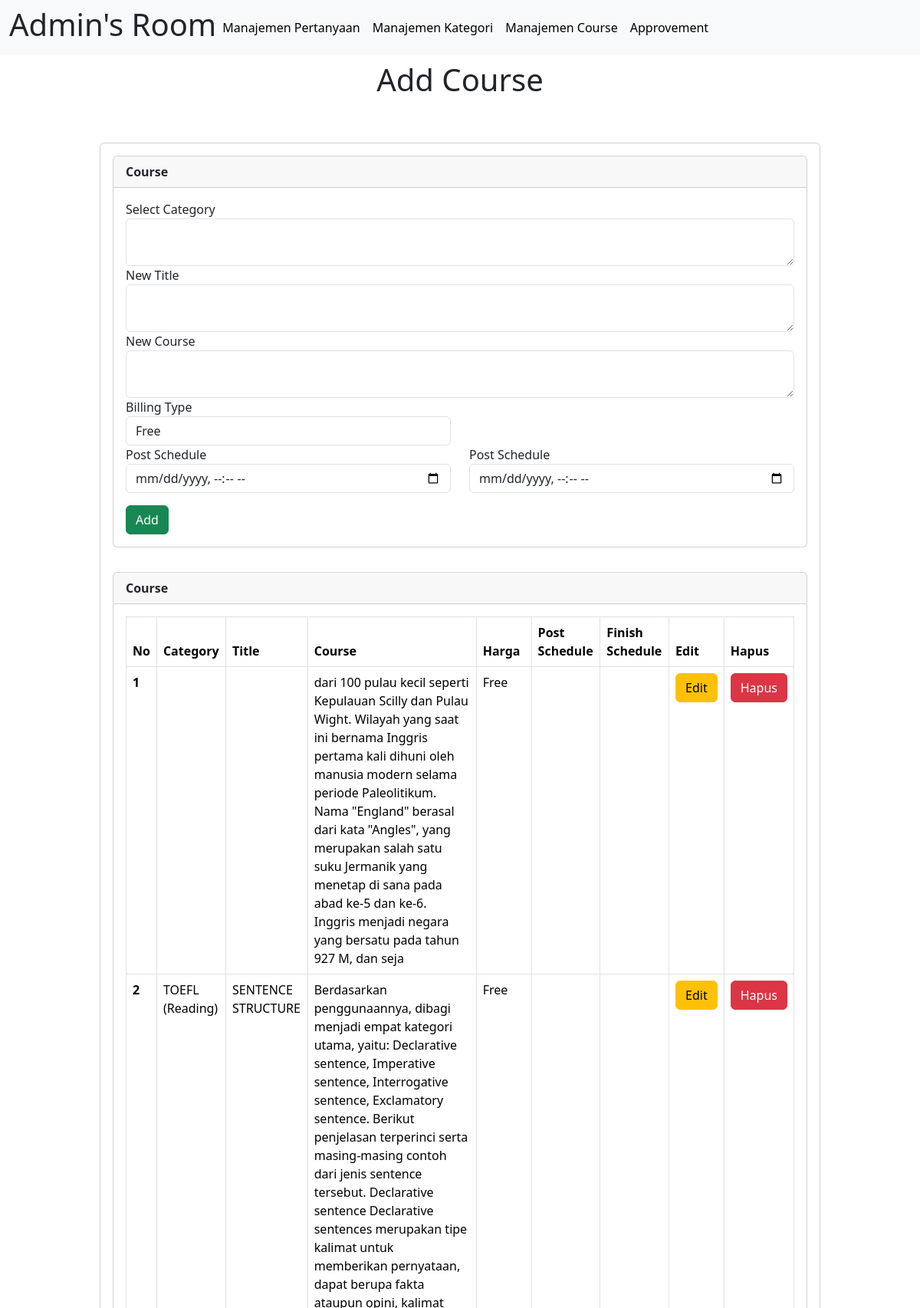
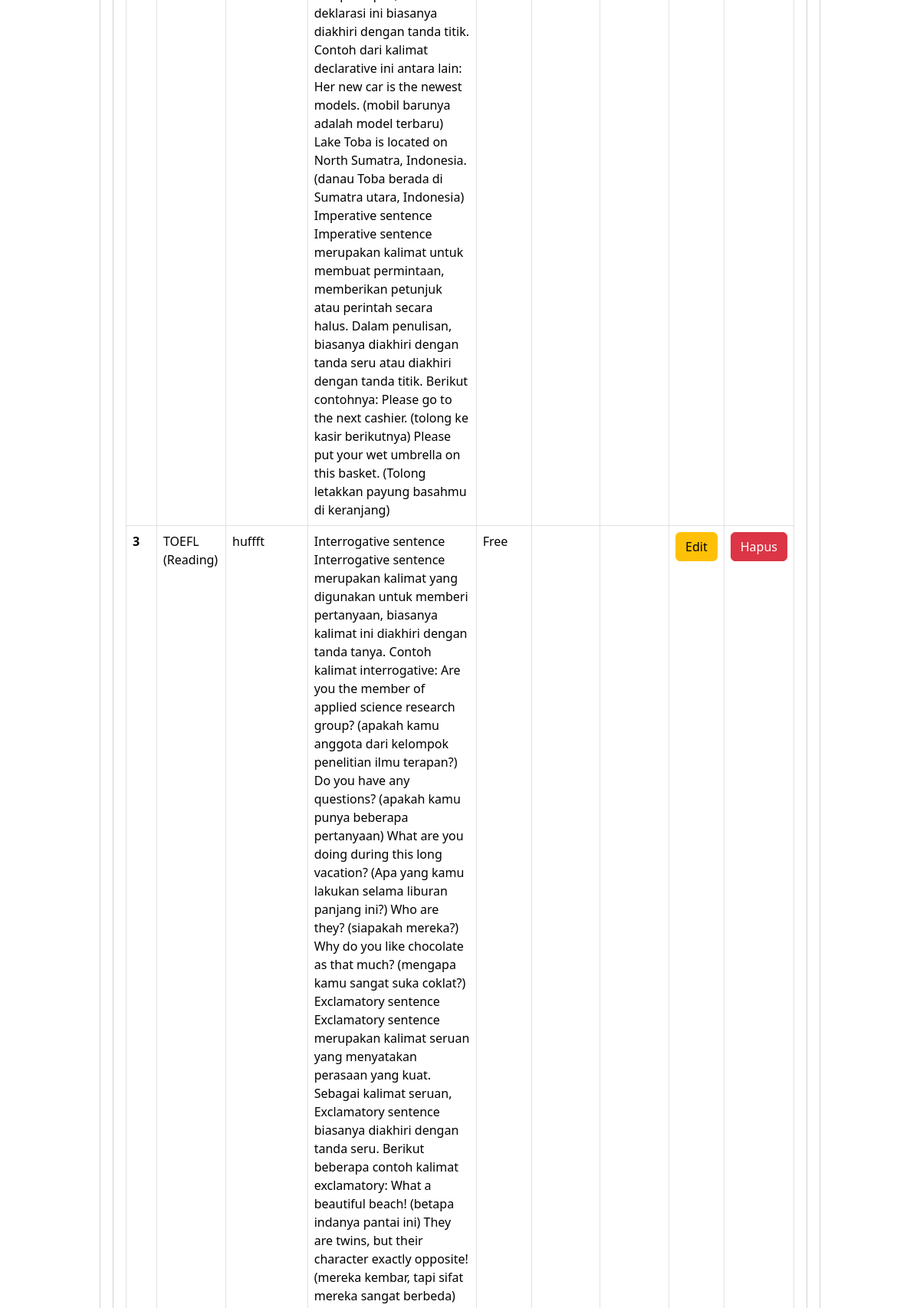
/admin/add_materi.php (signed in, upper part), run on the app's committed database (2 pictures, top to bottom).
### tables this page shows
CREATE TABLE `materi` (
  `id` int(11) NOT NULL,
  `materi_course` text NOT NULL,
  `judul` varchar(100) NOT NULL,
  `category` varchar(100) NOT NULL,
  `billing_type` enum('free','pay') DEFAULT NULL,
  `price` varchar(255) DEFAULT NULL,
  `post_schedule` datetime DEFAULT NULL,
  `finish_schedule` datetime DEFAULT NULL
);

### admin/add_materi.php (the view, shortened to what this page needs)
<?php
include "header.php";
include "../konek.php";
?>
<div class="breadcrumbs" style="text-align:center">
    <div class="col-sm-12">
        <div class="page-header float-left">
            <div class="container my-2">
                <h1>Add Course</h1>
            </div>
        </div>
    </div>
</div>
<div class="container my-5">
    <div class="animated fadeIn">
        <div class="row">
            <div class="col-lg-12" style="padding: 10px 100px 10px 100px;">
                <div class="card">
                    <form name="form1" action="" method="post">
                        <div class="card-body">
                            <div class="col-lg-12">
                                <div class="card">
                                    <div class="card-header"><strong>Course</strong></div>
                                    <div class="card-body card-block">
                                        <form action="" method="post">
                                            <div class="form-group">
                                                <label for="company" class="form-control-label">Select Category</label>
                                                <textarea type="text" name="category" placeholder="" class="form-control"></textarea>
                                            </div>
                                            <div class="form-group">
                                                <label for="company" class="form-control-label">New Title</label>
                                                <textarea type="text" name="judul" placeholder="" class="form-control"></textarea>
                                            </div>
                                            <div class="form-group">
                                                <label for="company" class="form-control-label">New Course</label>
                                                <textarea type="text" name="materi_course" placeholder="" class="form-control"></textarea>
                                            </div>
                                            <div class="row">
                                                <div class="col-md-6">
                                                    <div class="form-group">
                                                        <label for="billing_type" class="form-control-label">Billing Type</label>
                                                        <select name="billing_type" id="billing_type" class="form-control">
                                                            <option value="free">Free</option>
                                                        </select>
                                                    </div>
                                                </div>
                                                <div class="col-md-6">
                                                </div>
                                            </div>
                                            <div class="row">
                                                <div class="col-md-6">
                                                    <div class="form-group">
                                                        <label for="company" class="form-control-label">Post Schedule</label>
                                                        <input type="datetime-local" name="post_schedule" placeholder="" class="form-control">
                                                    </div>
                                                </div>
                                                <div class="col-md-6">
                                                    <div class="form-group">
                                                        <label for="company" class="form-control-label">Post Schedule</label>
                                                        <input type="datetime-local" name="finish_schedule" placeholder="" class="form-control">
                                                    </div>
                                                </div>
                                            </div>
                                            <div class="form-group mt-3">
                                                <input type="submit" name="submit1" value="Add" class="btn btn-success"></input>
                                            </div>
                                        </form>
                                    </div>
                                </div>
                            </div>
                        </div>
                        <div class="p-3">
                            <div class="col-lg-12">
                                <div class="card">
                                    <div class="card-header">
                                        <strong class="card-title">Course</strong>
                                    </div>
                                    <div class="card-body">
                                        <table class="table table-bordered">
                                            <thead>
                                                <tr>
                                                    <th scope="col">No</th>
                                                    <th scope="col">Category</th>
                                                    <th scope="col">Title</th>
                                                    <th scope="col">Course</th>
                                                    <th scope="col">Harga</th>
                                                    <th scope="col">Post Schedule</th>
                                                    <th scope="col">Finish Schedule</th>
                                                    <th scope="col">Edit</th>
                                                    <th scope="col">Hapus</th>
                                                </tr>
                                            </thead>
                                            <tbody>
                                                <?php
                                                $count = 0;
                                                $res = mysqli_query($link, "SELECT * FROM materi");
                                                while ($row = mysqli_fetch_array($res)) {
                                                    $count = $count + 1;
                                                ?>
                                                    <tr>
                                                        <th scope="row"><?php echo $count; ?></th>
                                                        <td><?php echo $row["category"]; ?></td>
                                                        <td><?php echo $row["judul"]; ?></td>
                                                        <td><?php echo $row["materi_course"]; ?></td>
                                                        <td>
                                                            <?php if ($row['billing_type'] == 'pay') {
                                                                echo $row['price'];
                                                            } else {
                                                                echo 'Free';
                                                            } ?>
                                                        </td>
                                                        <td><?php echo $row["post_schedule"]; ?></td>
                                                        <td><?php echo $row["finish_schedule"]; ?></td>
                                                        <td><a class="btn btn-warning" href="edit_materi.php?id=<?php echo $row["id"]; ?>"> Edit </a></td>
                                                        <td><a class="btn btn-danger" href="delete_materi.php?id=<?php echo $row["id"]; ?>"> Hapus </a></td>
                                                    </tr>
                                                <?php
                                                }
                                                ?>
                                            </tbody>
                                        </table>
                                    </div>
                                </div>
                            </div>
                        </div>
                </div>
            </div>
        </div>
    </div>
</div>
<?php
include "footer.php";
?>

### data on the page
materi: materi_course "dari 100 pulau kecil seperti Kepulauan Scilly dan Pulau Wight. Wilayah yang saat ini bernama Inggris pertama kali dihuni oleh manusia modern selama periode Paleolitikum. Nama \"England\" berasal dari kata \"Angles\", yang merupakan salah satu suku Jermanik yang menetap di sana pada abad ke-5 dan ke-6. Inggris menjadi negara yang bersatu pada tahun 927 M, dan seja", shows "Free"
materi: category "TOEFL (Reading)", judul "SENTENCE STRUCTURE", materi_course "Berdasarkan penggunaannya, dibagi menjadi empat kategori utama, yaitu: Declarative sentence, Imperative sentence, Interrogative sentence, Exclamatory sentence. Berikut penjelasan terperinci serta masing-masing contoh dari jenis sentence tersebut. Declarative sentence Declarative sentences merupakan tipe kalimat untuk memberikan pernyataan, dapat berupa fakta ataupun opini, kalimat deklarasi ini biasanya diakhiri dengan tanda titik. Contoh dari kalimat declarative ini antara lain: Her new car is the newest models. (mobil barunya adalah model terbaru) Lake Toba is located on North Sumatra, Indonesia. (danau Toba berada di Sumatra utara, Indonesia) Imperative sentence Imperative sentence…", shows "Free"
materi: category "TOEFL (Reading)", judul "huffft", materi_course "Interrogative sentence Interrogative sentence merupakan kalimat yang digunakan untuk memberi pertanyaan, biasanya kalimat ini diakhiri dengan tanda tanya. Contoh kalimat interrogative: Are you the member of applied science research group? (apakah kamu anggota dari kelompok penelitian ilmu terapan?) Do you have any questions? (apakah kamu punya beberapa pertanyaan) What are you doing during this long vacation? (Apa yang kamu lakukan selama liburan panjang ini?) Who are they? (siapakah mereka?) Why do you like chocolate as that much? (mengapa kamu sangat suka coklat?) Exclamatory sentence Exclamatory sentence merupakan kalimat seruan yang menyatakan perasaan yang kuat. Sebagai kalimat seruan,…", shows "Free"

### other printed values
$_SESSION['admin_name'] "Admin"
